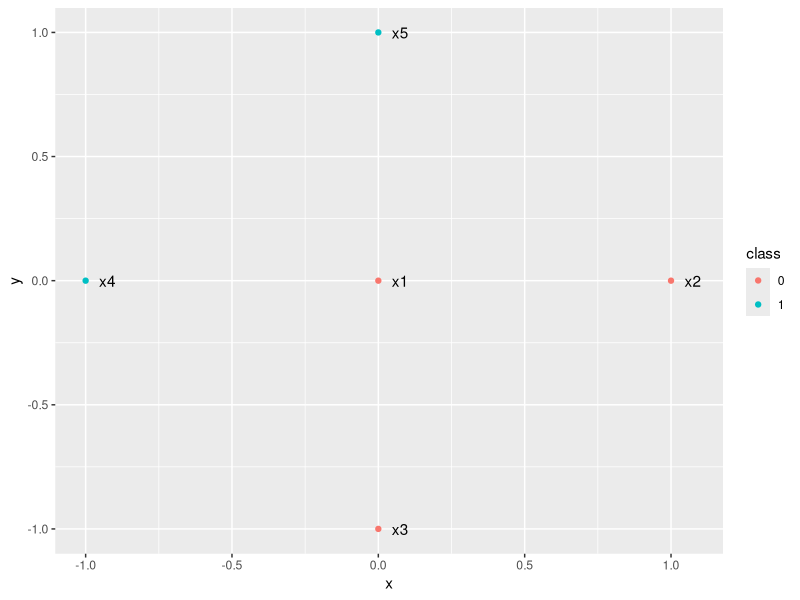
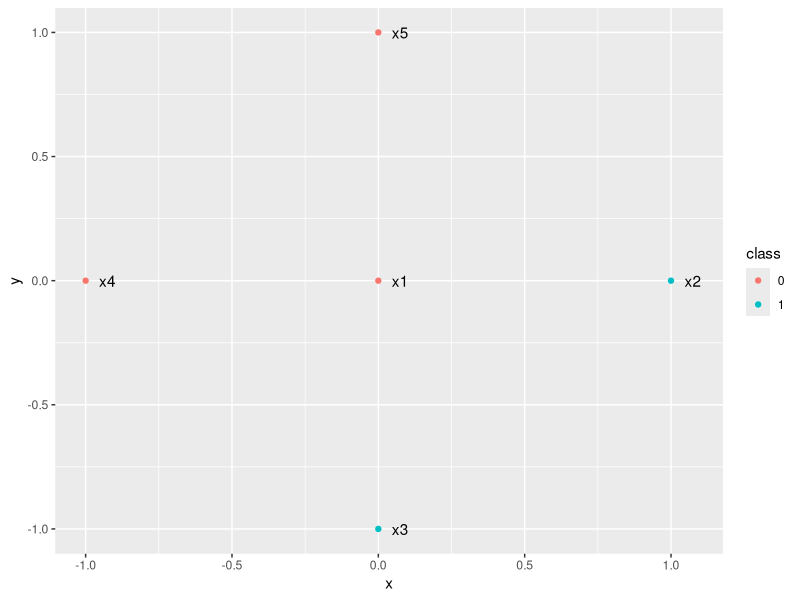
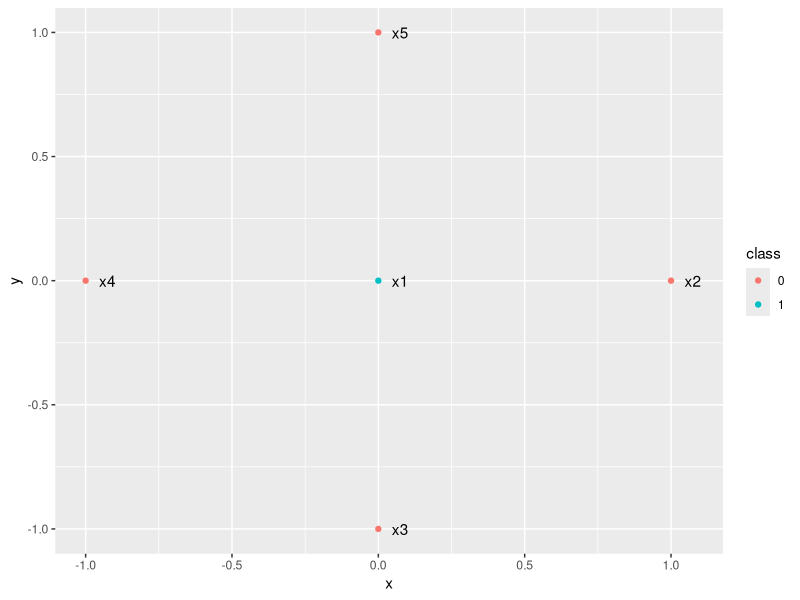
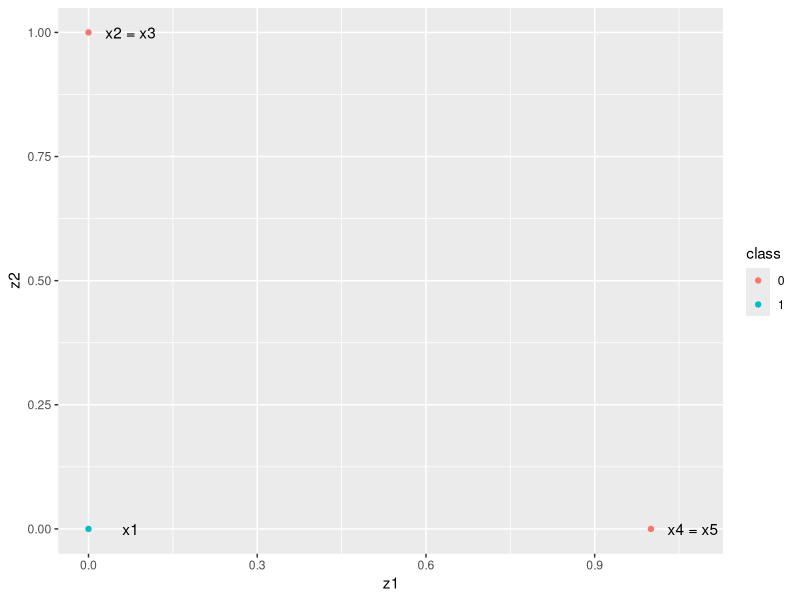

Source code (R) for these figures, in order:
## ---- chunk 1
knitr::opts_chunk$set(eval = FALSE, echo = TRUE)
## ---- chunk 2
library(ggplot2)

data = data.frame(
  x=c(0, 1, 0, -1, 0),
  y=c(0, 0, -1, 0, 1),
  t=c("x1", "x2", "x3", "x4", "x5"),
  class=c("0", "0", "0", "1", "1")
)

ggplot(data, aes(x, y)) +
  geom_point(aes(col = class)) +
  geom_text(aes(label = t), nudge_x = 0.075)
## ---- chunk 3
a0 = (
  #!hwbegin TODO fill in the value for alpha 0
  -5
  #!hwend
)

a1 = (
  #!hwbegin TODO fill in the value for alpha 1
  -10
  #!hwend
)

a2 = (
  #!hwbegin TODO fill in the value for alpha 2
  10
  #!hwend
)

# the first column is always one and is used for the "bias"
xs = matrix(c(
  1, 0, 0,
  1, 1, 0,
  1, 0, -1,
  1, -1, 0,
  1, 0, 1
), ncol = 3, byrow = T)

sigmoid = function(x) {
  #!hwbegin TODO compute and return the sigmoid transformation on x
  1 / (1 + exp(-x))
  #!hwend
}

sigmoid(xs %*% c(a0, a1, a2))
## ---- chunk 4
data = data.frame(
  x=c(0, 1, 0, -1, 0),
  y=c(0, 0, -1, 0, 1),
  t=c("x1", "x2", "x3", "x4", "x5"),
  class=c("0", "1", "1", "0", "0")
)

ggplot(data, aes(x, y)) +
  geom_point(aes(col = class)) +
  geom_text(aes(label = t), nudge_x = 0.075)
## ---- chunk 5
b0 = (
  #!hwbegin TODO fill in the value for beta 0
  -5
  #!hwend
)

b1 = (
  #!hwbegin TODO fill in the value for beta 1
  10
  #!hwend
)

b2 = (
  #!hwbegin TODO fill in the value for beta 2
  -10
  #!hwend
)

sigmoid(xs %*% c(b0, b1, b2))
## ---- chunk 6
data = data.frame(
  x=c(0, 1, 0, -1, 0),
  y=c(0, 0, -1, 0, 1),
  t=c("x1", "x2", "x3", "x4", "x5"),
  class=c("1", "0", "0", "0", "0")
)

ggplot(data, aes(x, y)) +
  geom_point(aes(col = class)) +
  geom_text(aes(label = t), nudge_x = 0.075)
## ---- chunk 7
data = data.frame(
  z1=c(0, 0, 1),
  z2=c(0, 1, 0),
  t=c("x1", "x2 = x3", "x4 = x5"),
  class=c("1", "0", "0")
)

ggplot(data, aes(z1, z2)) +
  geom_point(aes(col = class)) +
  geom_text(aes(label = t), nudge_x = 0.075)
## ---- chunk 8
g0 = (
  #!hwbegin TODO fill in the value for gamma 0
  5
  #!hwend
)

g1 = (
  #!hwbegin TODO fill in the value for gamma 1
  -10
  #!hwend
)

g2 = (
  #!hwbegin TODO fill in the value for gamma 2
  -10
  #!hwend
)

zs = matrix(c(
  1, 0, 0,
  1, 0, 1,
  1, 0, 1,
  1, 1, 0,
  1, 1, 0
), ncol = 3, byrow = T)

sigmoid(zs %*% c(g0, g1, g2))
## ---- chunk 9
z1 = sigmoid(xs %*% c(a0, a1, a2))
z2 = sigmoid(xs %*% c(b0, b1, b2))

yhat = sigmoid(g0 + g1 * z1 + g2 * z2)
yhat
